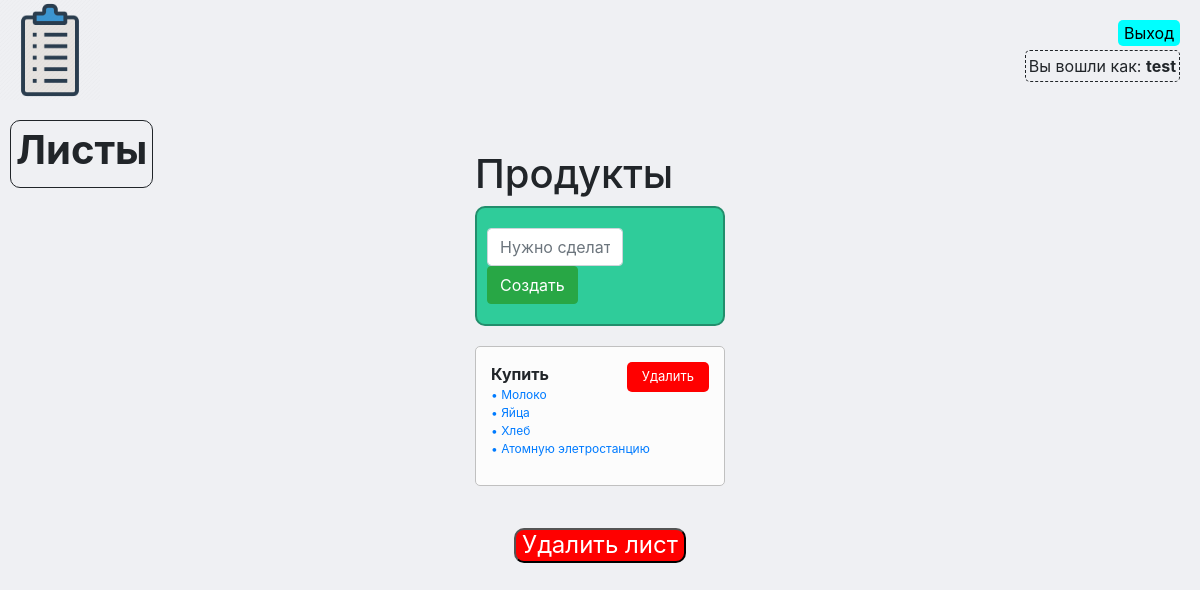
Page /list.php?list=5 (signed in) on the committed database.
### tables this page shows
CREATE TABLE `list` (
  `name` varchar(255) DEFAULT NULL,
  `id` int(11) NOT NULL AUTO_INCREMENT,
  PRIMARY KEY (`id`)
);

CREATE TABLE `items` (
  `list` int(11) DEFAULT NULL,
  `item` int(11) NOT NULL AUTO_INCREMENT,
  `content` varchar(255) DEFAULT NULL,
  `is_completed` tinyint(1) DEFAULT NULL,
  PRIMARY KEY (`item`),
  KEY `list` (`list`),
  CONSTRAINT `items_ibfk_1` FOREIGN KEY (`list`) REFERENCES `list` (`id`) ON DELETE SET NULL ON UPDATE CASCADE
);

CREATE TABLE `sub_content` (
  `item` int(255) NOT NULL,
  `id` int(11) NOT NULL AUTO_INCREMENT,
  `content` varchar(255) NOT NULL,
  PRIMARY KEY (`id`)
);

CREATE TABLE `user` (
  `user_id` int(11) NOT NULL AUTO_INCREMENT,
  `name` varchar(255) DEFAULT NULL,
  `email` varchar(255) NOT NULL,
  `login` varchar(255) NOT NULL,
  `password` varchar(255) NOT NULL,
  PRIMARY KEY (`user_id`),
  KEY `user_id` (`user_id`)
);

### list.php (the view, shortened to what this page needs)
<!DOCTYPE html>
<html lang="ru">
<head>
  <link rel="stylesheet" href="css/style.css">
  <link rel="stylesheet" href="https://stackpath.bootstrapcdn.com/bootstrap/4.3.1/css/bootstrap.min.css">
</head>
<body>
    <header><a href ="/index.php"><img src ="logo/logo.png" width="100" height="100" alt ="logo"></a></header>
  <div class="container">
    <?php
      require 'configDB.php';
      echo '<ul>';
      $list = $_GET['list'];
      $query = $pdo->query('SELECT * FROM `items` WHERE `list` ='.$list.'');
      $listrow = $pdo->query('SELECT * FROM `list` WHERE `id` ='.$list.'');
      $name = $listrow->fetch(PDO::FETCH_OBJ);
      $user = $_SESSION['id'];
      echo '<h1>'.$name->name.'</h1>
    <form action="/add.php?list='.$list.'" method="post" class="input">
      <input type="text" name="task" id="task" placeholder="Нужно сделать.." class="form-control" autocomplete="off">
      <button type="submit" name="sendTask" class="btn btn-success">Создать</button>
    </form>';
      while($row = $query->fetch(PDO::FETCH_OBJ)) {
        $sub_cont = $pdo->query('SELECT * FROM `sub_content` WHERE `item` ='.$row->item.'');
        echo '<li><a href="/delete.php?id='.$row->item.'&list='.$row->list.'"><button class="delete">Удалить</button></a>';
        echo '<b>'.$row->content.'</b>';
        while($sub_content = $sub_cont->fetch(PDO::FETCH_OBJ)){
            echo '<div class="sub_content"><a href="delete_subcont.php?sub_id='.$sub_content->id.'&list='.$list.'">• '.$sub_content->content.'</a></div>';
        }
        echo'
        <form action="/add_subcont.php?list='.$list.'&item='.$row->item.'" method="post" class="sub">
        <input type="text" name="task" id="task" placeholder="Нужно сделать.." class="form-control" autocomplete="off">
        <button type="submit" name="sendTask" class="btn btn-success" id="subbut">Создать подзадачу</button>
        </form>
        </li>';
      }
      echo '<h4> <a href = "delete_list.php?id='.$list.'"><button id = "delete">Удалить лист</button></h4></a>';
      echo '<div id="lists">';
      echo '<h1><b>Листы</b></h1>';
      echo '</div>';
      echo '</ul>';
      $user_name = $pdo->query('SELECT `login` FROM `user` WHERE `user_id`='.$user.'')->fetch(PDO::FETCH_OBJ)->login;
      echo '
      <a href="/logout.php"> <button id="quit"> Выход </button></a>
      <div id="name">Вы вошли как: <strong>'.$user_name.'</strong></div>
      ';
    ?>
  </div>
</body>
</html>

### css/style.css (style rules this page uses)
body { background-color: #EFF0F3!important }
.container { margin-top: 50px; width: 25%!important; }
.input { background: #2FCC9A; border: 2px solid #228e6c; border-radius: 10px; padding: 20px 10px; margin-bottom: 20px; }
#task { width: 60%; float: left; margin-right: 5%; }
ul { padding: 0 10px!important; }
ul li { list-style: none; padding: 15px; padding-bottom: 27px; margin-bottom: 10px; background: #fcfcfc; border: 1px solid silver; border-radius: 5px; }
#lists { position: absolute; top: 120px; left: 10px; z-index: 1; border: 1px; border-style: solid; padding: 5px 5px; border-radius: 10px; }
.sub_content { font-size: 12px; width: fit-content; border: 0; broder-radius: 5px; }
ul li button { border: 0; padding: 5px 15px; color: white; font-size: 13px; float: right; background: red; position: relative; border-radius: 5px; }
#delete { margin: 0 auto; display: block; color:white; background: red; position: relative; border-radius: 10px; }
#quit { position: absolute; top: 20px; right: 20px; background: aqua; border: 0; border-radius: 5px; display: block; }
#name { position: absolute; top: 50px; right: 20px; border: 1px; padding: 3px 3px; border-radius: 5px; border-style: dashed; display: block; }

### rows in the picture
list: name "Продукты"
items: content "Купить"
sub_content: content "Молоко"
sub_content: content "Яйца"
sub_content: content "Хлеб"
sub_content: content "Атомную элетростанцию"
user: login "test"
